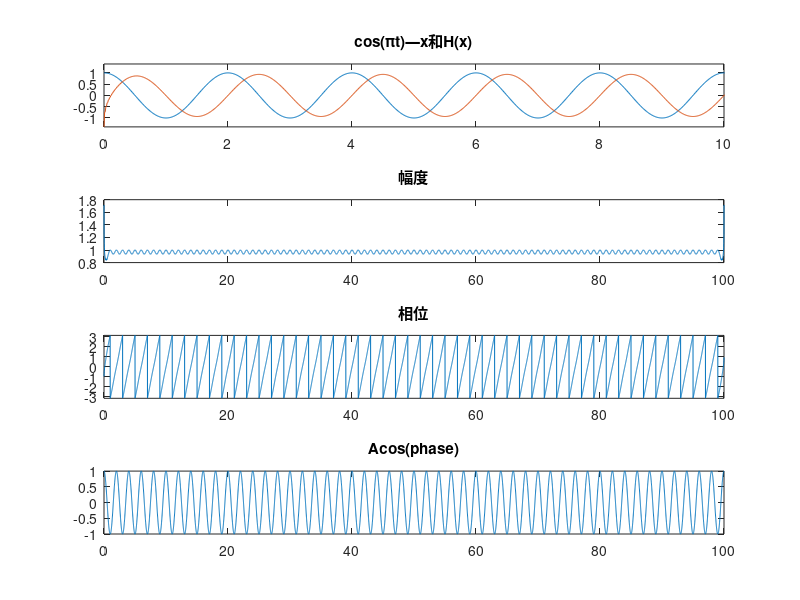
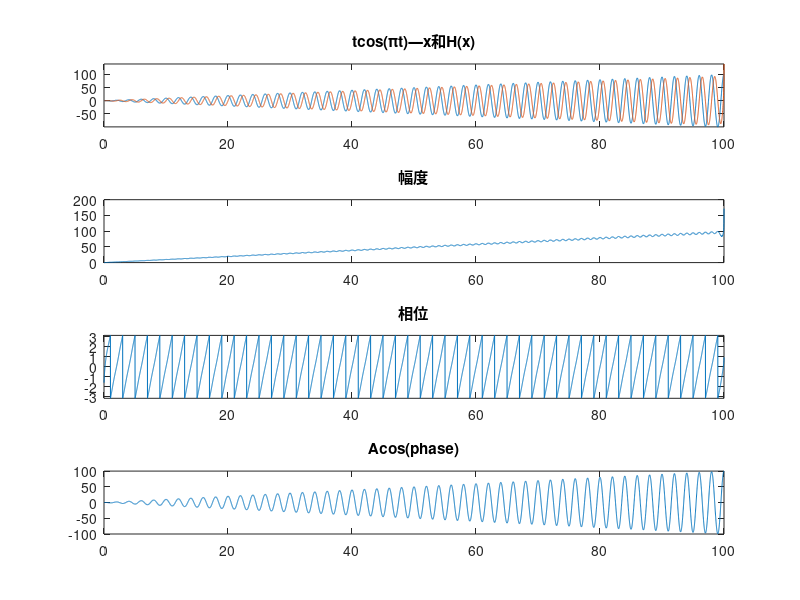
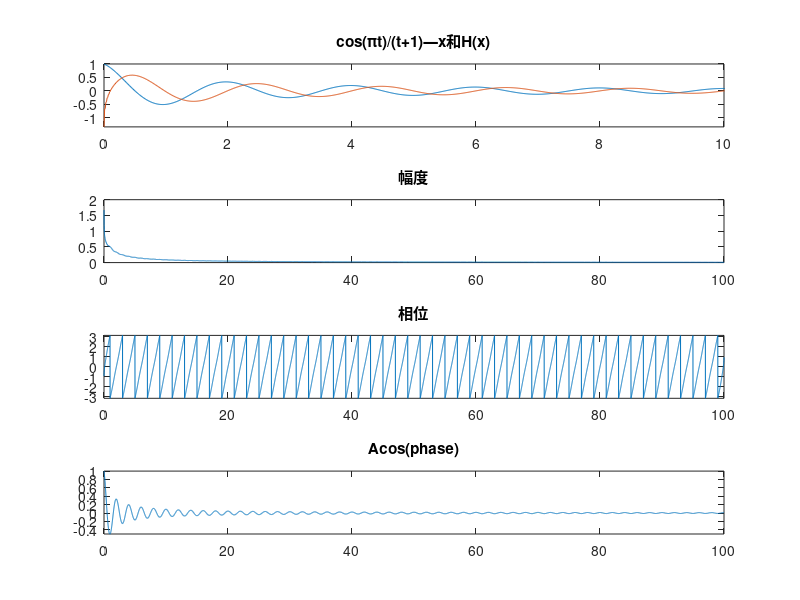
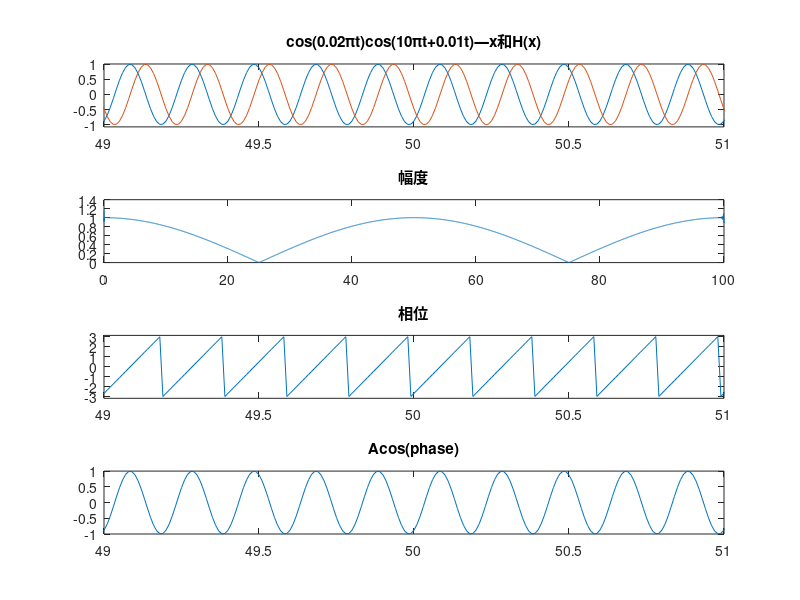

Reproduce these figures in MATLAB, in order.
clear all;clc;close all;
N=251;
n0=(N-1)/2;
hn=zeros(1,N);
%向右平移解决非因果问题
for i=1:N
    if i==n0+1
        hn(i)=0;
    else
        if mod(i-(n0+1),2)==1
            hn(i)=2/(pi*(i-1-n0));
        end
    end
end
hn=hn.*hamming(length(hn))';
%验证函数1-cos(\pit)
T=0.01;
t=0:T:100;
x=cos(pi*t);
hx=conv(x,hn,'same');
A=(abs(x).^2+abs(hx).^2).^0.5;
phase=atan2(hx,x);
figure(1)
subplot(4,1,1)
plot(t,x,t,hx);
axis([0,10,-inf,inf]);
title('cos(\pit)—x和H(x)')
subplot(4,1,2)
plot(t,A);
title('幅度')
subplot(4,1,3)
plot(t,phase);
axis([0,100,-inf,inf]);
title('相位');
subplot(4,1,4)
plot(t,A.*cos(phase));
axis([0,100,-1,1]);
title('Acos(phase)')
hold on;
%验证函数2-tcos(\pit)
y=t.*cos(2*pi*0.5*t);
hx=conv(y,hn,'same');
A=(abs(y).^2+abs(hx).^2).^0.5;
phase=atan2(hx,y);
figure(2)
subplot(4,1,1)
plot(t,y,t,hx);
axis([0,100,-inf,inf]);
title('tcos(\pit)—x和H(x)')
subplot(4,1,2)
plot(t,A);
title('幅度')
subplot(4,1,3)
plot(t,phase);
axis([0,100,-inf,inf]);
title('相位');
subplot(4,1,4)
plot(t,A.*cos(phase));
axis([0,100,-100,100]);
title('Acos(phase)')
hold on;
%验证函数3-cos(\pit)/(t+1)
z=cos(2*pi*0.5*t)./(t+1);
hx=conv(z,hn,'same');
A=(abs(z).^2+abs(hx).^2).^0.5;
phase=atan2(hx,z);
figure(3)
subplot(4,1,1)
plot(t,z,t,hx);
axis([0,10,-inf,inf]);
title('cos(\pit)/(t+1)—x和H(x)')
subplot(4,1,2)
plot(t,A);
title('幅度')
subplot(4,1,3)
plot(t,phase);
axis([0,100,-inf,inf]);
title('相位');
subplot(4,1,4)
plot(t,A.*cos(phase));
axis([0,100,-0.5,1]);
title('Acos(phase)')
hold on;
%验证函数4-cos(0.02\pit)cos(10\pit+0.01t)
u=cos(2*pi*0.01*t).*cos(2*pi*5*t+0.01*t);
hx=conv(u,hn,'same');
A=(abs(u).^2+abs(hx).^2).^0.5;
phase=atan2(hx,u);
figure(4)
subplot(4,1,1)
plot(t,u,t,hx);
axis([49,51,-inf,inf]);
title('cos(0.02\pit)cos(10\pit+0.01t)—x和H(x)')
subplot(4,1,2)
plot(t,A);
title('幅度')
subplot(4,1,3)
plot(t,phase);
axis([49,51,-inf,inf]);
title('相位');
subplot(4,1,4)
plot(t,A.*cos(phase));
axis([49,51,-1,1]);
title('Acos(phase)')
hold on;